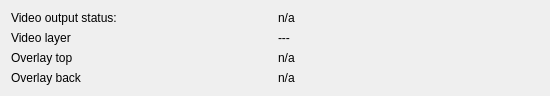
<?xml version="1.0" encoding="UTF-8"?>
<ui version="4.0">
 <class>VideoStatusWidget</class>
 <widget class="QWidget" name="VideoStatusWidget">
  <property name="geometry">
   <rect>
    <x>0</x>
    <y>0</y>
    <width>550</width>
    <height>84</height>
   </rect>
  </property>
  <property name="windowTitle">
   <string>Video Status</string>
  </property>
  <layout class="QGridLayout" name="gridLayout">
   <item row="0" column="0">
    <widget class="QLabel" name="videoOutputStatusLabel">
     <property name="text">
      <string>Video output status:</string>
     </property>
    </widget>
   </item>
   <item row="3" column="0">
    <widget class="QLabel" name="backLayerLabel">
     <property name="text">
      <string>Overlay back</string>
     </property>
    </widget>
   </item>
   <item row="0" column="1">
    <widget class="QLabel" name="videoOutputCurrentStatusLabel">
     <property name="text">
      <string>n/a</string>
     </property>
    </widget>
   </item>
   <item row="2" column="0">
    <widget class="QLabel" name="topLayerLabel">
     <property name="text">
      <string>Overlay top</string>
     </property>
    </widget>
   </item>
   <item row="2" column="1">
    <widget class="QLabel" name="topLayerOpLabel">
     <property name="text">
      <string>n/a</string>
     </property>
    </widget>
   </item>
   <item row="3" column="1">
    <widget class="QLabel" name="backLayerOpLabel">
     <property name="text">
      <string>n/a</string>
     </property>
    </widget>
   </item>
   <item row="1" column="0">
    <widget class="QLabel" name="videoLayerLabel">
     <property name="text">
      <string>Video layer</string>
     </property>
    </widget>
   </item>
   <item row="1" column="1">
    <widget class="QLabel" name="videoLayerStatusLabel">
     <property name="text">
      <string>---</string>
     </property>
    </widget>
   </item>
  </layout>
 </widget>
 <resources/>
 <connections/>
</ui>
